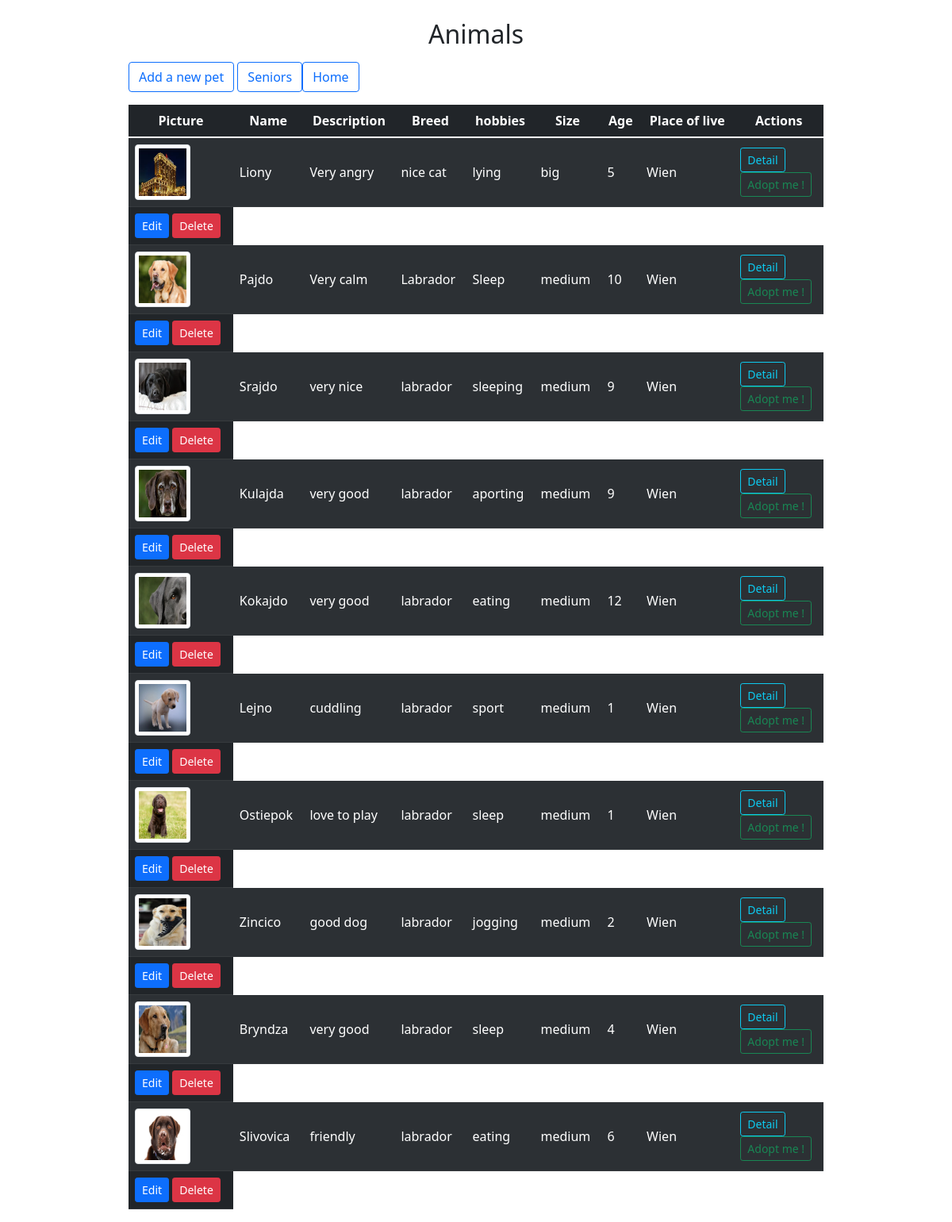
The app's page /animals/index.php (signed in) with its own data.
### tables this page shows
CREATE TABLE `animals` (
  `id_a` int(11) NOT NULL,
  `name` varchar(255) NOT NULL,
  `description` varchar(255) NOT NULL,
  `breed` varchar(255) NOT NULL,
  `hobbies` varchar(255) NOT NULL,
  `size` varchar(255) NOT NULL,
  `age` int(20) NOT NULL,
  `live_at` varchar(255) NOT NULL,
  `picture` varchar(255) DEFAULT NULL
);

### animals/index.php (the view, shortened to what this page needs)
<?php
require_once '../components/db_connect.php';
$sql = "SELECT * FROM animals";
$result = mysqli_query($connect, $sql);
$tbody = '';
if (mysqli_num_rows($result)  > 0) {
    while ($row = mysqli_fetch_array($result, MYSQLI_ASSOC)) {
        $tbody .= "<tr>
            <td><img class='img-thumbnail' src='../pictures/" . $row['picture'] . "'</td>
            <td>" . $row['name'] . "</td>
            <td>" . $row['description'] . "</td>
            <td>" . $row['breed'] . "</td>
            <td>" . $row['hobbies'] . "</td>
            <td>" . $row['size'] . "</td>
            <td>" . $row['age'] . "</td>
            <td>" . $row['live_at'] . "</td>
            <td>
            <a href='detail.php?id=" .$row['id_a']."'><button class='btn btn-outline-info btn-sm' type='button'>Detail</button></a>
                <form action='actions/a_add.php' method='post'>
                <button class='btn btn-outline-success btn-sm' type='submit' name='adopt'>Adopt me !</button><input type='hidden' name=id_a value= " . $row['id_a'] . " ></form>
            </td>
            </tr>";
            if(isset($_SESSION["adm"])){
                $tbody .= " <td><a href='update.php?id=" . $row['id_a'] . "'><button class='btn btn-primary btn-sm' type='button'>Edit</button></a>
                <a href='delete.php?id=" . $row['id_a'] . "'><button class='btn btn-danger btn-sm' type='button'>Delete</button></a></td>";
            }
    };
} else {
    $tbody =  "<tr><td colspan='5'><center>No Data Available </center></td></tr>";
}
?>
<!DOCTYPE html>
<html lang="en">
<head>
    <?php require_once '../components/boot.php' ?>
</head>
<body>
<div class="container w-75 h-74 mt-4 mx-auto">
        <h2 class="text-center display 3 text m-3">Animals</h2>
        <?php
        if(isset($_SESSION["adm"])){ echo '<a href="create.php"><button class="btn btn-outline-primary display 1 mb-3"  >Add a new pet</button></a>
        ';}?>
        <table class=" table table-dark table-striped table-hover">
            <thead class="table-secondary table-dark  display-9 text">
                <tr>
                <a href="senior.php"><button class="btn btn-outline-primary display 1 mb-3" type="button">Seniors</button></a>
                <a href="../home.php"><button class="btn btn-outline-primary display 1 mb-3 "type="button">Home</button></a>
                    <th >Picture</th>
                    <th >Name</th>
                    <th >Description</th>
                    <th >Breed</th>
                    <th >hobbies</th>
                    <th >Size</th>
                    <th >Age</th>
                    <th >Place of live</th>
                    <th >Actions</th>
                </tr>
            </thead>
            <tbody>
                <?php echo $tbody
                ?>
            </tbody>
        </table>
</body>
</html>

### components/boot.php (shortened to what this page needs)
<link href="https://cdn.jsdelivr.net/npm/bootstrap@5.1.3/dist/css/bootstrap.min.css" rel="stylesheet">

### animals/index.php (style rules this page uses)
.img-thumbnail { width: 70px !important; height: 70px !important; }
td { text-align: left; vertical-align: middle; }
tr { text-align: center; }

### records on screen
animals: picture (picture), name "Liony", description "Very angry", breed "nice cat", hobbies "lying", size "big", age "5", live_at "Wien"
animals: picture (picture), name "Pajdo", description "Very calm", breed "Labrador", hobbies "Sleep", size "medium", age "10", live_at "Wien"
animals: picture (picture), name "Srajdo", description "very nice", breed "labrador", hobbies "sleeping", size "medium", age "9", live_at "Wien"
animals: picture (picture), name "Kulajda", description "very good", breed "labrador", hobbies "aporting", size "medium", age "9", live_at "Wien"
animals: picture (picture), name "Kokajdo", description "very good", breed "labrador", hobbies "eating", size "medium", age "12", live_at "Wien"
animals: picture (picture), name "Lejno", description "cuddling", breed "labrador", hobbies "sport", size "medium", age "1", live_at "Wien"
animals: picture (picture), name "Ostiepok", description "love to play", breed "labrador", hobbies "sleep", size "medium", age "1", live_at "Wien"
animals: picture (picture), name "Zincico", description "good dog", breed "labrador", hobbies "jogging", size "medium", age "2", live_at "Wien"
animals: picture (picture), name "Bryndza", description "very good", breed "labrador", hobbies "sleep", size "medium", age "4", live_at "Wien"
animals: picture (picture), name "Slivovica", description "friendly", breed "labrador", hobbies "eating", size "medium", age "6", live_at "Wien"
